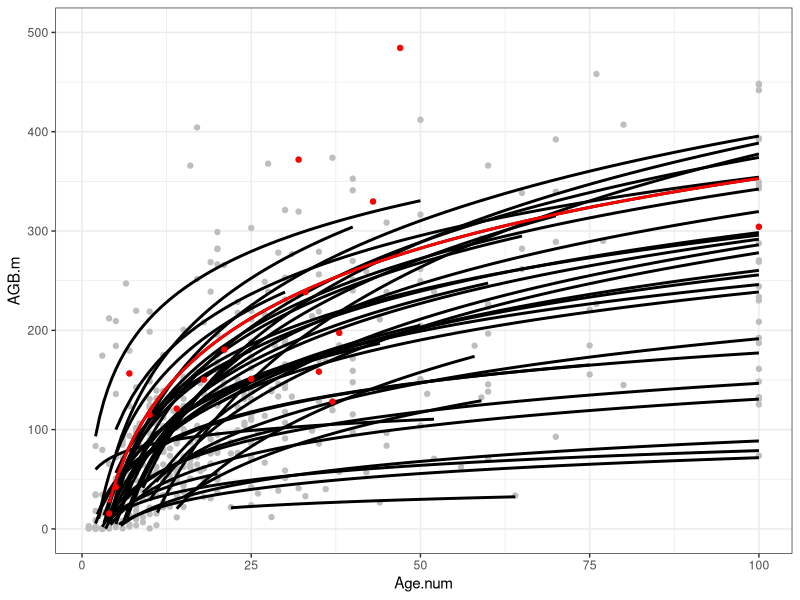
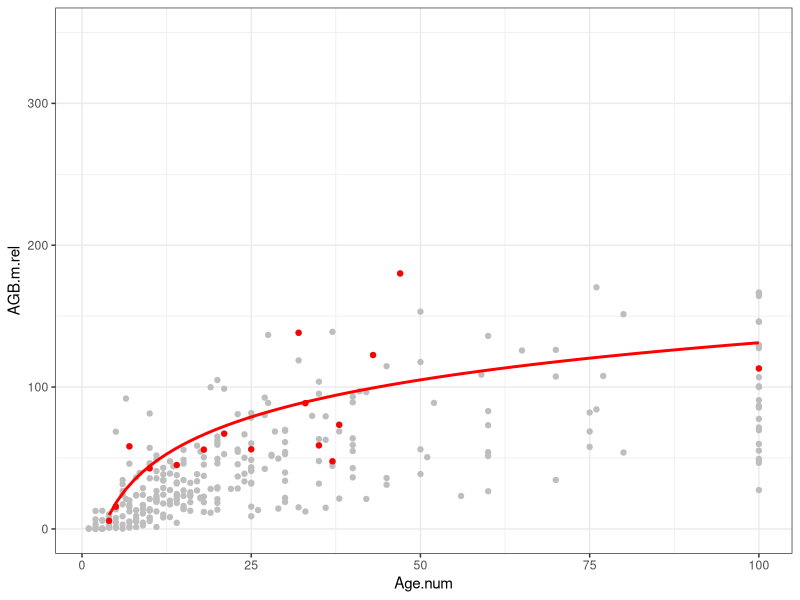

These charts were generated, in order, by the following R code:
rm(list = ls())

library(ggplot2)
library(dplyr)
library(tidyr)

data <- read.csv("./data/Poorter2016/Aboveground biomass 2ndFOR database.csv",
                stringsAsFactors = FALSE)

Age.OG <- 100


data.form <- data %>%
  mutate(Age.num = case_when(Age == "OG" ~ Age.OG,
                             TRUE ~ as.numeric(Age)))

data.form.av <- data.form %>%
  group_by(Chronosequence,Age.num) %>%
  summarise(AGB.m = mean(AGB,na.rm = TRUE),
            AGB.median = median(AGB,na.rm = TRUE),
            .groups = "keep")

data2plot <- data.form.av %>%
  filter(Age.num <= 100,Age.num > 0,
         AGB.m <= 500)

selected.plot <- "Bolpebra"

ggplot(data = data2plot,
       aes(x = Age.num, y = AGB.m, group = Chronosequence)) +
  geom_point(color = "grey") +
  # geom_line() +

  # scale_x_log10() +
  # scale_y_log10() +
  stat_smooth(method = "lm",formula = y ~ log(x),se = FALSE,color = "black") +

  geom_point(data = data2plot %>% filter(Chronosequence == selected.plot),
             color = "red") +
  stat_smooth(data = data2plot %>% filter(Chronosequence == selected.plot),
              method = "lm",formula = y ~ log(x),se = FALSE,color = "red") +

  scale_y_continuous(limits = c(0,500)) +
  theme_bw()


data.form.av.rel <- data.form.av %>% filter(Chronosequence %in% (data.form.av %>% filter(Age.num == Age.OG) %>% pull(Chronosequence) %>% unique())) %>%
  ungroup() %>%
  mutate(AGB.m.rel = 100*AGB.m/median(AGB.m[Age.num == Age.OG],na.rm = TRUE))

data2plot.B <- data.form.av.rel %>%
  filter(Age.num <= 100,Age.num > 0,
         AGB.m <= 500)

ggplot(data = data2plot.B,
       aes(x = Age.num, y = AGB.m.rel, group = Chronosequence)) +
  geom_point(color = "grey") +
  # stat_smooth(method = "lm",formula = y ~ log(x),se = FALSE,color = "black") +

  geom_point(data = data2plot.B %>% filter(Chronosequence == selected.plot),
             color = "red") +
  stat_smooth(data = data2plot.B %>% filter(Chronosequence == selected.plot),
              method = "lm",formula = y ~ log(x),se = FALSE,color = "red") +

  scale_y_continuous(limits = c(0,350)) +
  theme_bw()


